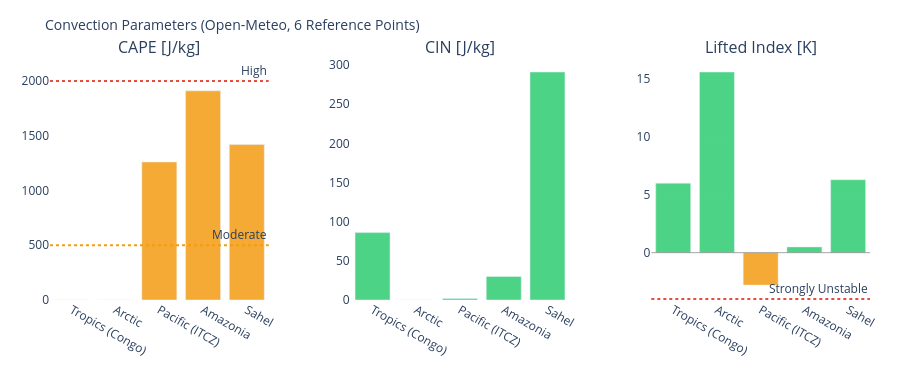

The code cell stored with this chart in its notebook:
### Markdown cell above
---
## 3. Visualizations

### Code cell
# ============================================================
# CAPE / CIN / LIFTED INDEX – Convection potential
# ============================================================

if not df_atm.empty:
    fig = make_subplots(
        rows=1, cols=3,
        subplot_titles=['CAPE [J/kg]', 'CIN [J/kg]', 'Lifted Index [K]'],
        horizontal_spacing=0.1
    )
    pts = df_atm['point'].tolist()
    pt_colors = ['#E85D24','#185FA5','#888780','#378ADD','#639922','#F2A623']

    # CAPE – höher = mehr Gewitterpotential
    cape_vals = df_atm['cape'].fillna(0).tolist()
    cape_colors = ['#e74c3c' if v > 2000 else '#f39c12' if v > 500 else '#2ecc71'
                   for v in cape_vals]
    fig.add_trace(go.Bar(x=pts, y=cape_vals, marker_color=cape_colors,
                         opacity=0.85, showlegend=False), row=1, col=1)
    fig.add_hline(y=2000, line_dash='dot', line_color='#e74c3c',
                  annotation_text='High', row=1, col=1)
    fig.add_hline(y=500,  line_dash='dot', line_color='#f39c12',
                  annotation_text='Moderate', row=1, col=1)

    # CIN – negativer = stärker gedeckelt (weniger Auslöse)
    cin_vals = df_atm['cin'].fillna(0).tolist()
    cin_colors = ['#e74c3c' if v < -200 else '#f39c12' if v < -50 else '#2ecc71'
                  for v in cin_vals]
    fig.add_trace(go.Bar(x=pts, y=cin_vals, marker_color=cin_colors,
                         opacity=0.85, showlegend=False), row=1, col=2)

    # Lifted Index – negativ = instabil
    li_vals = df_atm['li'].fillna(0).tolist()
    li_colors = ['#e74c3c' if v < -4 else '#f39c12' if v < 0 else '#2ecc71'
                 for v in li_vals]
    fig.add_trace(go.Bar(x=pts, y=li_vals, marker_color=li_colors,
                         opacity=0.85, showlegend=False), row=1, col=3)
    fig.add_hline(y=0, line_color='gray', line_width=0.7, row=1, col=3)
    fig.add_hline(y=-4, line_dash='dot', line_color='#e74c3c',
                  annotation_text='Strongly Unstable', row=1, col=3)

    fig.update_layout(
        title=dict(text='Convection Parameters (Open-Meteo, 6 Reference Points)', font=dict(size=14)),
        height=380, plot_bgcolor='rgba(0,0,0,0)', paper_bgcolor='rgba(0,0,0,0)',
        margin=dict(l=50, r=30, t=60, b=80)
    )
    fig.update_xaxes(tickangle=30)
    fig.show()

### Figure 1 — Plotly figure (JSON) as saved in the notebook; plotly's stock layout.template omitted (floating-point values rounded to 4 significant figures)
{"data": [{"marker": {"color": ["#2ecc71", "#2ecc71", "#f39c12", "#f39c12", "#f39c12"]}, "opacity": 0.85, "showlegend": false, "type": "bar", "x": ["Tropics (Congo)", "Arctic", "Pacific (ITCZ)", "Amazonia", "Sahel"], "xaxis": "x", "y": [0.0, 0.0, 1260.0, 1910.0, 1420.0], "yaxis": "y"}, {"marker": {"color": ["#2ecc71", "#2ecc71", "#2ecc71", "#2ecc71", "#2ecc71"]}, "opacity": 0.85, "showlegend": false, "type": "bar", "x": ["Tropics (Congo)", "Arctic", "Pacific (ITCZ)", "Amazonia", "Sahel"], "xaxis": "x2", "y": [86.0, 0.0, 2.0, 30.0, 291.0], "yaxis": "y2"}, {"marker": {"color": ["#2ecc71", "#2ecc71", "#f39c12", "#2ecc71", "#2ecc71"]}, "opacity": 0.85, "showlegend": false, "type": "bar", "x": ["Tropics (Congo)", "Arctic", "Pacific (ITCZ)", "Amazonia", "Sahel"], "xaxis": "x3", "y": [6.0, 15.6, -2.8, 0.5, 6.3], "yaxis": "y3"}], "layout": {"annotations": [{"font": {"size": 16}, "showarrow": false, "text": "CAPE [J/kg]", "x": 0.1333, "xanchor": "center", "xref": "paper", "y": 1.0, "yanchor": "bottom", "yref": "paper"}, {"font": {"size": 16}, "showarrow": false, "text": "CIN [J/kg]", "x": 0.5, "xanchor": "center", "xref": "paper", "y": 1.0, "yanchor": "bottom", "yref": "paper"}, {"font": {"size": 16}, "showarrow": false, "text": "Lifted Index [K]", "x": 0.8667, "xanchor": "center", "xref": "paper", "y": 1.0, "yanchor": "bottom", "yref": "paper"}, {"showarrow": false, "text": "High", "x": 1, "xanchor": "right", "xref": "x domain", "y": 2000, "yanchor": "bottom", "yref": "y"}, {"showarrow": false, "text": "Moderate", "x": 1, "xanchor": "right", "xref": "x domain", "y": 500, "yanchor": "bottom", "yref": "y"}, {"showarrow": false, "text": "Strongly Unstable", "x": 1, "xanchor": "right", "xref": "x3 domain", "y": -4, "yanchor": "bottom", "yref": "y3"}], "height": 380, "margin": {"b": 80, "l": 50, "r": 30, "t": 60}, "paper_bgcolor": "rgba(0,0,0,0)", "plot_bgcolor": "rgba(0,0,0,0)", "shapes": [{"line": {"color": "#e74c3c", "dash": "dot"}, "type": "line", "x0": 0, "x1": 1, "xref": "x domain", "y0": 2000, "y1": 2000, "yref": "y"}, {"line": {"color": "#f39c12", "dash": "dot"}, "type": "line", "x0": 0, "x1": 1, "xref": "x domain", "y0": 500, "y1": 500, "yref": "y"}, {"line": {"color": "gray", "width": 0.7}, "type": "line", "x0": 0, "x1": 1, "xref": "x3 domain", "y0": 0, "y1": 0, "yref": "y3"}, {"line": {"color": "#e74c3c", "dash": "dot"}, "type": "line", "x0": 0, "x1": 1, "xref": "x3 domain", "y0": -4, "y1": -4, "yref": "y3"}], "title": {"font": {"size": 14}, "text": "Convection Parameters (Open-Meteo, 6 Reference Points)"}, "xaxis": {"anchor": "y", "domain": [0.0, 0.2667], "tickangle": 30}, "xaxis2": {"anchor": "y2", "domain": [0.3667, 0.6333], "tickangle": 30}, "xaxis3": {"anchor": "y3", "domain": [0.7333, 1.0], "tickangle": 30}, "yaxis": {"anchor": "x", "domain": [0.0, 1.0]}, "yaxis2": {"anchor": "x2", "domain": [0.0, 1.0]}, "yaxis3": {"anchor": "x3", "domain": [0.0, 1.0]}}}
